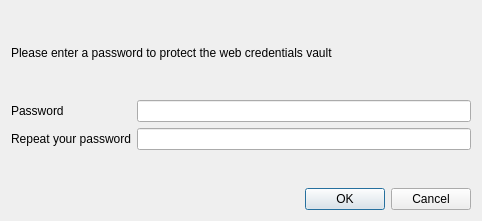
<?xml version="1.0" encoding="UTF-8"?>
<ui version="4.0">
 <class>PasswordsVaultCreateDialog</class>
 <widget class="QDialog" name="PasswordsVaultCreateDialog">
  <property name="geometry">
   <rect>
    <x>0</x>
    <y>0</y>
    <width>482</width>
    <height>221</height>
   </rect>
  </property>
  <property name="windowTitle">
   <string>Dialog</string>
  </property>
  <layout class="QGridLayout" name="gridLayout_2">
   <item row="1" column="0">
    <layout class="QGridLayout" name="gridLayout">
     <item row="2" column="0">
      <widget class="QLabel" name="label_3">
       <property name="text">
        <string>Repeat your password</string>
       </property>
      </widget>
     </item>
     <item row="3" column="1" alignment="Qt::AlignHCenter">
      <widget class="QLabel" name="status">
       <property name="text">
        <string/>
       </property>
      </widget>
     </item>
     <item row="2" column="1">
      <widget class="QLineEdit" name="passwordRepeat">
       <property name="maxLength">
        <number>64</number>
       </property>
       <property name="echoMode">
        <enum>QLineEdit::Password</enum>
       </property>
      </widget>
     </item>
     <item row="1" column="1">
      <widget class="QLineEdit" name="password">
       <property name="maxLength">
        <number>64</number>
       </property>
       <property name="echoMode">
        <enum>QLineEdit::Password</enum>
       </property>
      </widget>
     </item>
     <item row="1" column="0">
      <widget class="QLabel" name="label_2">
       <property name="text">
        <string>Password</string>
       </property>
      </widget>
     </item>
    </layout>
   </item>
   <item row="2" column="0">
    <widget class="QDialogButtonBox" name="buttonBox">
     <property name="standardButtons">
      <set>QDialogButtonBox::Cancel|QDialogButtonBox::Ok</set>
     </property>
    </widget>
   </item>
   <item row="0" column="0">
    <widget class="QLabel" name="label">
     <property name="text">
      <string>Please enter a password to protect the web credentials vault</string>
     </property>
    </widget>
   </item>
  </layout>
 </widget>
 <tabstops>
  <tabstop>password</tabstop>
  <tabstop>passwordRepeat</tabstop>
 </tabstops>
 <resources/>
 <connections/>
</ui>
